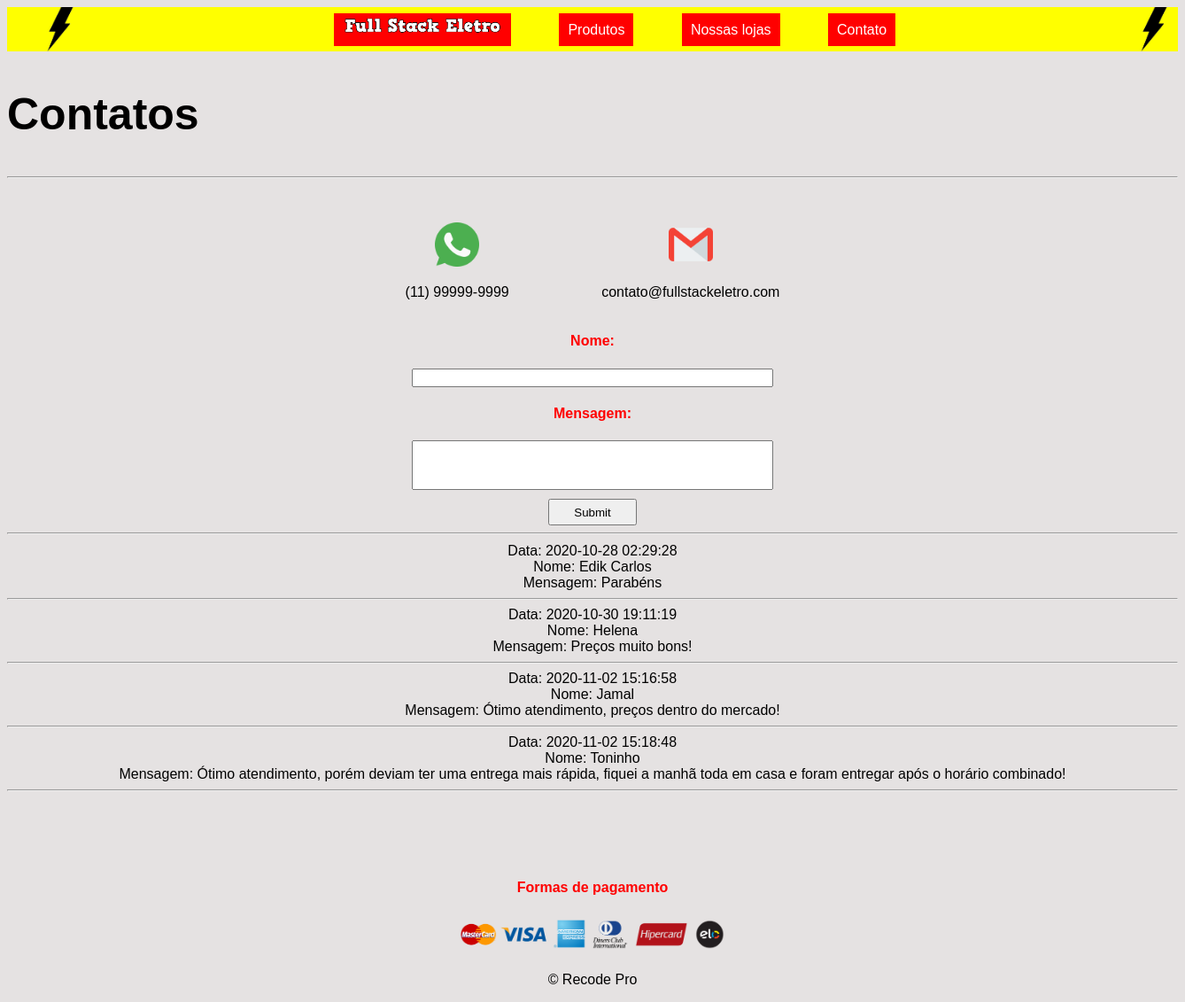
The app's page /contato.php with its own data.
### tables this page shows
CREATE TABLE `comentarios` (
  `id` int(11) NOT NULL,
  `data` timestamp NOT NULL DEFAULT current_timestamp() ON UPDATE current_timestamp(),
  `nome` varchar(100) DEFAULT NULL,
  `msg` varchar(255) DEFAULT NULL
);

### contato.php (the view, shortened to what this page needs)
 <?php
    $servername = "localhost";
    $username = "root";
    $password = "";
    $database = "fseletro";
    $conn = mysqli_connect($servername, $username, $password, $database);
    mysqli_set_charset($conn,"utf8");
?>
<!DOCTYPE html>
<html lang="pt-br">
<head>
    <?php
    echo '<link rel="stylesheet" type="text/css" href="estilos/estilos.css" >';
    ?>
</head>
<body>
    <main>
    <header>
    <h2>Contatos</h2>
    </header>
    <hr>
    <div class="container_contatos">
        <div class="zap">
            <img src="./imagens/whatsapp_icon.png.png" alt="">
            <p>(11) 99999-9999</p>
        </div>
        <div class="email">
            <img src="./imagens/email.png.png" alt="">
            <p>contato@fullstackeletro.com</p>
        </div>
    </div>
    <form action="" method="post">
        <h4>Nome: </h4>
        <input class="nome" type="text" name="nome" style="width: 400px;">
        <h4>Mensagem:</h4>
        <input class="area_texto" type="textarea" name="msg" style="width: 400px; height:50px;"><br>
        <input class="enviar" type="submit">
    </form>
    </main>
    <hr>
    <div style="text-align: center; margin-top: 10px;">
    <?php
        $sql = "select * from comentarios";
        $result = $conn->query($sql);
        if($result->num_rows > 0){
            while($rows = $result->fetch_assoc()){
                echo "Data: ", $rows['data'], "<br>";
                echo "Nome: ", $rows['nome'], "<br>";
                echo "Mensagem: ", $rows['msg'], "<br>";
                echo "<hr>";
            }
        } else {
            echo "Nenhum produto encontrado.";
        }
        ?>
    </div>
    <footer id="rodape">
        <h4>Formas de pagamento</h4>
        <img src="./imagens/formas_pagto.png" alt="Formas de pagamento" width="300px">
        <p>&copy; Recode Pro</p>
    </footer>
</body>
</html>

### estilos/estilos.css (style rules this page uses)
body { font-family: Arial, Helvetica, sans-serif; background-color: rgb(229, 226, 226); }
img.raio1 { position: absolute; height: 50px; margin-left: 35px; }
img.raio2 { position: absolute; height: 50px; margin-left: 1270px; }
.menu img { width: 180px; }
nav { text-align: center; background-color: yellow; height: 40px; padding-top: 10px; }
a { background-color: red; padding: 10px; color: white; text-decoration: none; text-align: center; margin-left: 50px; }
h2 { font-size: 50px; }
#rodape { text-align: center; margin: 100px auto 0 auto; }
h4 { color: red; }
div.container_contatos { text-align: center; margin-top: 50px; }
div.email { display: inline-block; text-align: center; margin-left: 100px; }
div.zap { display: inline-block; text-align: center; }
div.zap img { width: 50px; }
div.email img { width: 50px; }
form { width: 500px; text-align: center; margin: 0 auto 0 auto; }
input.enviar { margin-top: 10px; width: 100px; height: 30px; }

### records on screen
comentarios: data "2020-10-28 02:29:28", nome "Edik Carlos", msg "Parabéns"
comentarios: data "2020-10-30 19:11:19", nome "Helena", msg "Preços muito bons!"
comentarios: data "2020-11-02 15:16:58", nome "Jamal", msg "Ótimo atendimento, preços dentro do mercado!"
comentarios: data "2020-11-02 15:18:48", nome "Toninho", msg "Ótimo atendimento, porém deviam ter uma entrega mais rápida, fiquei a manhã toda em casa e foram entregar após o horário combinado!"
